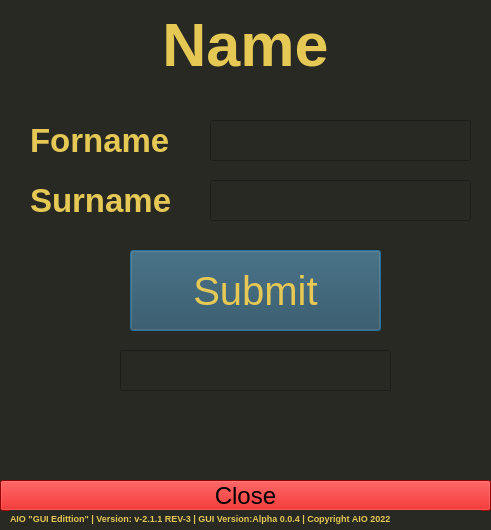
<?xml version="1.0" encoding="UTF-8"?>
<ui version="4.0">
 <class>Dialog</class>
 <widget class="QDialog" name="Dialog">
  <property name="geometry">
   <rect>
    <x>0</x>
    <y>0</y>
    <width>491</width>
    <height>530</height>
   </rect>
  </property>
  <property name="minimumSize">
   <size>
    <width>491</width>
    <height>530</height>
   </size>
  </property>
  <property name="maximumSize">
   <size>
    <width>491</width>
    <height>530</height>
   </size>
  </property>
  <property name="font">
   <font>
    <strikeout>false</strikeout>
    <kerning>true</kerning>
   </font>
  </property>
  <property name="windowTitle">
   <string>AIO | Name</string>
  </property>
  <property name="styleSheet">
   <string notr="true">background-color: rgb(40, 41, 35);</string>
  </property>
  <widget class="QLabel" name="label">
   <property name="geometry">
    <rect>
     <x>20</x>
     <y>10</y>
     <width>451</width>
     <height>71</height>
    </rect>
   </property>
   <property name="font">
    <font>
     <pointsize>46</pointsize>
     <weight>75</weight>
     <bold>true</bold>
     <underline>false</underline>
     <strikeout>false</strikeout>
     <kerning>true</kerning>
    </font>
   </property>
   <property name="autoFillBackground">
    <bool>false</bool>
   </property>
   <property name="styleSheet">
    <string notr="true">color: rgb(230, 200, 85);</string>
   </property>
   <property name="text">
    <string>&lt;html&gt;&lt;head/&gt;&lt;body&gt;&lt;p align=&quot;center&quot;&gt;Name&lt;/p&gt;&lt;/body&gt;&lt;/html&gt;</string>
   </property>
  </widget>
  <widget class="QPushButton" name="Close">
   <property name="geometry">
    <rect>
     <x>0</x>
     <y>480</y>
     <width>491</width>
     <height>31</height>
    </rect>
   </property>
   <property name="font">
    <font>
     <pointsize>18</pointsize>
     <strikeout>false</strikeout>
     <kerning>true</kerning>
    </font>
   </property>
   <property name="styleSheet">
    <string notr="true">background-color: rgb(213, 0, 0);</string>
   </property>
   <property name="text">
    <string>Close</string>
   </property>
   <property name="autoDefault">
    <bool>false</bool>
   </property>
   <property name="default">
    <bool>false</bool>
   </property>
  </widget>
  <widget class="QLabel" name="label_3">
   <property name="geometry">
    <rect>
     <x>10</x>
     <y>510</y>
     <width>471</width>
     <height>16</height>
    </rect>
   </property>
   <property name="font">
    <font>
     <pointsize>7</pointsize>
     <weight>75</weight>
     <bold>true</bold>
     <strikeout>false</strikeout>
     <kerning>true</kerning>
    </font>
   </property>
   <property name="styleSheet">
    <string notr="true">color: rgb(230, 200, 85);</string>
   </property>
   <property name="text">
    <string>AIO &quot;GUI Edittion&quot; | Version: v-2.1.1 REV-3 | GUI Version:Alpha 0.0.4 | Copyright AIO 2022</string>
   </property>
   <property name="wordWrap">
    <bool>true</bool>
   </property>
  </widget>
  <widget class="QPushButton" name="Submit">
   <property name="geometry">
    <rect>
     <x>130</x>
     <y>250</y>
     <width>251</width>
     <height>81</height>
    </rect>
   </property>
   <property name="font">
    <font>
     <pointsize>30</pointsize>
     <strikeout>false</strikeout>
     <kerning>true</kerning>
    </font>
   </property>
   <property name="styleSheet">
    <string notr="true">color: rgb(230, 200, 85);
background-color: rgb(42, 74, 89);</string>
   </property>
   <property name="text">
    <string>Submit</string>
   </property>
  </widget>
  <widget class="QLineEdit" name="Forname">
   <property name="geometry">
    <rect>
     <x>210</x>
     <y>120</y>
     <width>261</width>
     <height>41</height>
    </rect>
   </property>
   <property name="font">
    <font>
     <pointsize>20</pointsize>
     <strikeout>false</strikeout>
     <kerning>true</kerning>
    </font>
   </property>
   <property name="styleSheet">
    <string notr="true">color: rgb(230, 200, 85);</string>
   </property>
   <property name="text">
    <string/>
   </property>
  </widget>
  <widget class="QLabel" name="label_2">
   <property name="geometry">
    <rect>
     <x>30</x>
     <y>120</y>
     <width>171</width>
     <height>41</height>
    </rect>
   </property>
   <property name="font">
    <font>
     <pointsize>25</pointsize>
     <weight>75</weight>
     <bold>true</bold>
     <strikeout>false</strikeout>
     <kerning>true</kerning>
    </font>
   </property>
   <property name="styleSheet">
    <string notr="true">color: rgb(230, 200, 85);</string>
   </property>
   <property name="text">
    <string>Forname</string>
   </property>
  </widget>
  <widget class="QLineEdit" name="Surname">
   <property name="geometry">
    <rect>
     <x>210</x>
     <y>180</y>
     <width>261</width>
     <height>41</height>
    </rect>
   </property>
   <property name="font">
    <font>
     <pointsize>20</pointsize>
     <strikeout>false</strikeout>
     <kerning>true</kerning>
    </font>
   </property>
   <property name="styleSheet">
    <string notr="true">color: rgb(230, 200, 85);</string>
   </property>
   <property name="text">
    <string/>
   </property>
  </widget>
  <widget class="QLabel" name="label_4">
   <property name="geometry">
    <rect>
     <x>30</x>
     <y>180</y>
     <width>171</width>
     <height>41</height>
    </rect>
   </property>
   <property name="font">
    <font>
     <pointsize>25</pointsize>
     <weight>75</weight>
     <bold>true</bold>
     <strikeout>false</strikeout>
     <kerning>true</kerning>
    </font>
   </property>
   <property name="styleSheet">
    <string notr="true">color: rgb(230, 200, 85);</string>
   </property>
   <property name="text">
    <string>Surname</string>
   </property>
  </widget>
  <widget class="QLineEdit" name="Output">
   <property name="geometry">
    <rect>
     <x>120</x>
     <y>350</y>
     <width>271</width>
     <height>41</height>
    </rect>
   </property>
   <property name="font">
    <font>
     <pointsize>20</pointsize>
     <strikeout>false</strikeout>
     <kerning>true</kerning>
    </font>
   </property>
   <property name="styleSheet">
    <string notr="true">color: rgb(230, 200, 85);</string>
   </property>
   <property name="text">
    <string/>
   </property>
  </widget>
 </widget>
 <resources/>
 <connections/>
</ui>
